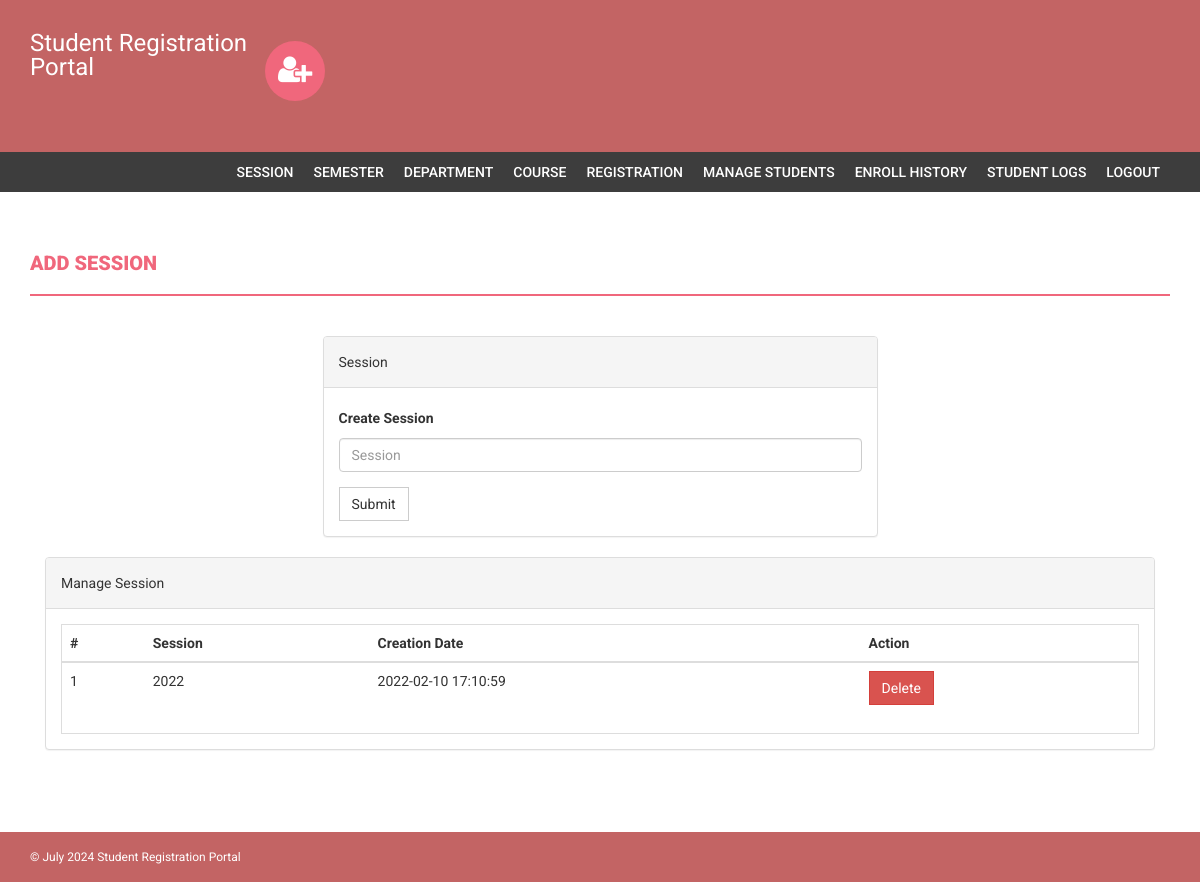
Before: /admin/session.php (signed in) with the older database file.
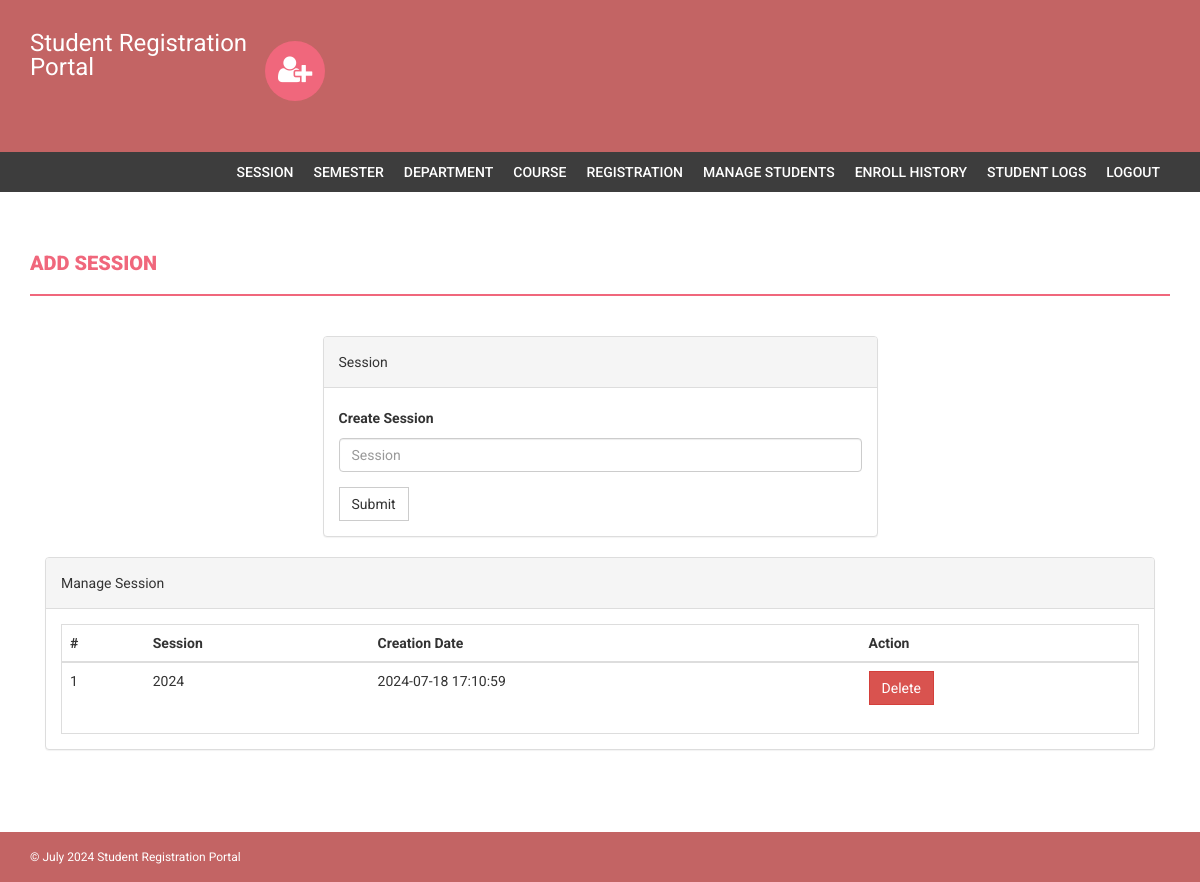
After: the same page with the newer database file.
### tables this page shows
CREATE TABLE `session` (
  `id` int(11) NOT NULL,
  `session` varchar(255) DEFAULT NULL,
  `creationDate` timestamp NULL DEFAULT current_timestamp()
);

### admin/session.php (the view, shortened to what this page needs)
<?php
if(strlen($_SESSION['alogin'])==0)
    {
header('location:index.php');
}
else{
?>
<!DOCTYPE html>
<html xmlns="http://www.w3.org/1999/xhtml">
<head>
    <link href="assets/css/bootstrap.css" rel="stylesheet" />
    <link href="assets/css/font-awesome.css" rel="stylesheet" />
    <link href="assets/css/style.css" rel="stylesheet" />
</head>
<body>
<?php include('includes/header.php');?>
<?php if($_SESSION['alogin']!="")
{
 include('includes/menubar.php');
}
 ?>
    <div class="content-wrapper">
        <div class="container">
              <div class="row">
                    <div class="col-md-12">
                        <h1 class="page-head-line">Add session  </h1>
                    </div>
                </div>
                <div class="row" >
                  <div class="col-md-3"></div>
                    <div class="col-md-6">
                        <div class="panel panel-default">
                        <div class="panel-heading">
                           Session
                        </div>
                        <div class="panel-body">
                       <form name="session" method="post">
   <div class="form-group">
    <label for="session">Create Session </label>
    <input type="text" class="form-control" id="sesssion" name="sesssion" placeholder="Session" />
  </div>
 <button type="submit" name="submit" class="btn btn-default">Submit</button>
</form>
                            </div>
                            </div>
                    </div>
                </div>
                <div class="col-md-12">
                    <div class="panel panel-default">
                        <div class="panel-heading">
                            Manage Session
                        </div>
                        <div class="panel-body">
                            <div class="table-responsive table-bordered">
                                <table class="table">
                                    <thead>
                                        <tr>
                                            <th>#</th>
                                            <th>Session</th>
                                            <th>Creation Date</th>
                                            <th>Action</th>
                                        </tr>
                                    </thead>
                                    <tbody>
<?php
$sql=mysqli_query($con,"select * from session");
$cnt=1;
while($row=mysqli_fetch_array($sql))
{
?>
                                        <tr>
                                            <td><?php echo $cnt;?></td>
                                            <td><?php echo htmlentities($row['session']);?></td>
                                            <td><?php echo htmlentities($row['creationDate']);?></td>
                                            <td>
  <a href="session.php?id=<?php echo $row['id']?>&del=delete" onClick="return confirm('Are you sure you want to delete?')">
                                            <button class="btn btn-danger">Delete</button>
</a>
                                            </td>
                                        </tr>
<?php
$cnt++;
} ?>
                                    </tbody>
                                </table>
                            </div>
                        </div>
                    </div>
                </div>
            </div>
        </div>
  <?php include('includes/footer.php');?>
</body>
</html>
<?php } ?>

Changed rows visible on the page:
changed session: session "2022" → "2024"; creationDate "2022-02-10 17:10:59" → "2024-07-18 17:10:59"
